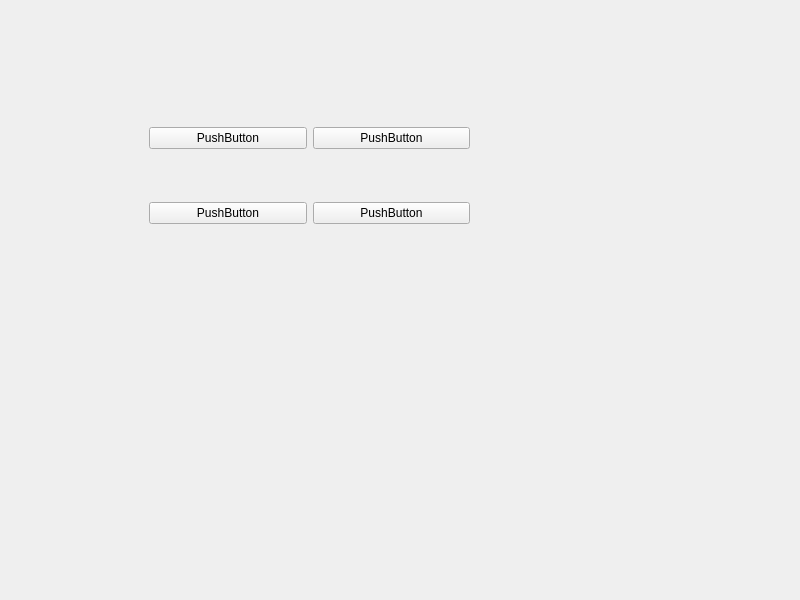
<?xml version="1.0" encoding="UTF-8"?>
<ui version="4.0">
 <class>Widget</class>
 <widget class="QWidget" name="Widget">
  <property name="geometry">
   <rect>
    <x>0</x>
    <y>0</y>
    <width>800</width>
    <height>600</height>
   </rect>
  </property>
  <property name="windowTitle">
   <string>Widget</string>
  </property>
  <widget class="QWidget" name="gridLayoutWidget">
   <property name="geometry">
    <rect>
     <x>149</x>
     <y>80</y>
     <width>321</width>
     <height>191</height>
    </rect>
   </property>
   <layout class="QGridLayout" name="gridLayout">
    <item row="0" column="1">
     <widget class="QPushButton" name="pushButton_2">
      <property name="text">
       <string>PushButton</string>
      </property>
     </widget>
    </item>
    <item row="0" column="0">
     <widget class="QPushButton" name="pushButton">
      <property name="text">
       <string>PushButton</string>
      </property>
     </widget>
    </item>
    <item row="1" column="0">
     <widget class="QPushButton" name="pushButton_3">
      <property name="text">
       <string>PushButton</string>
      </property>
     </widget>
    </item>
    <item row="1" column="1">
     <widget class="QPushButton" name="pushButton_4">
      <property name="text">
       <string>PushButton</string>
      </property>
     </widget>
    </item>
   </layout>
  </widget>
 </widget>
 <resources/>
 <connections/>
</ui>
